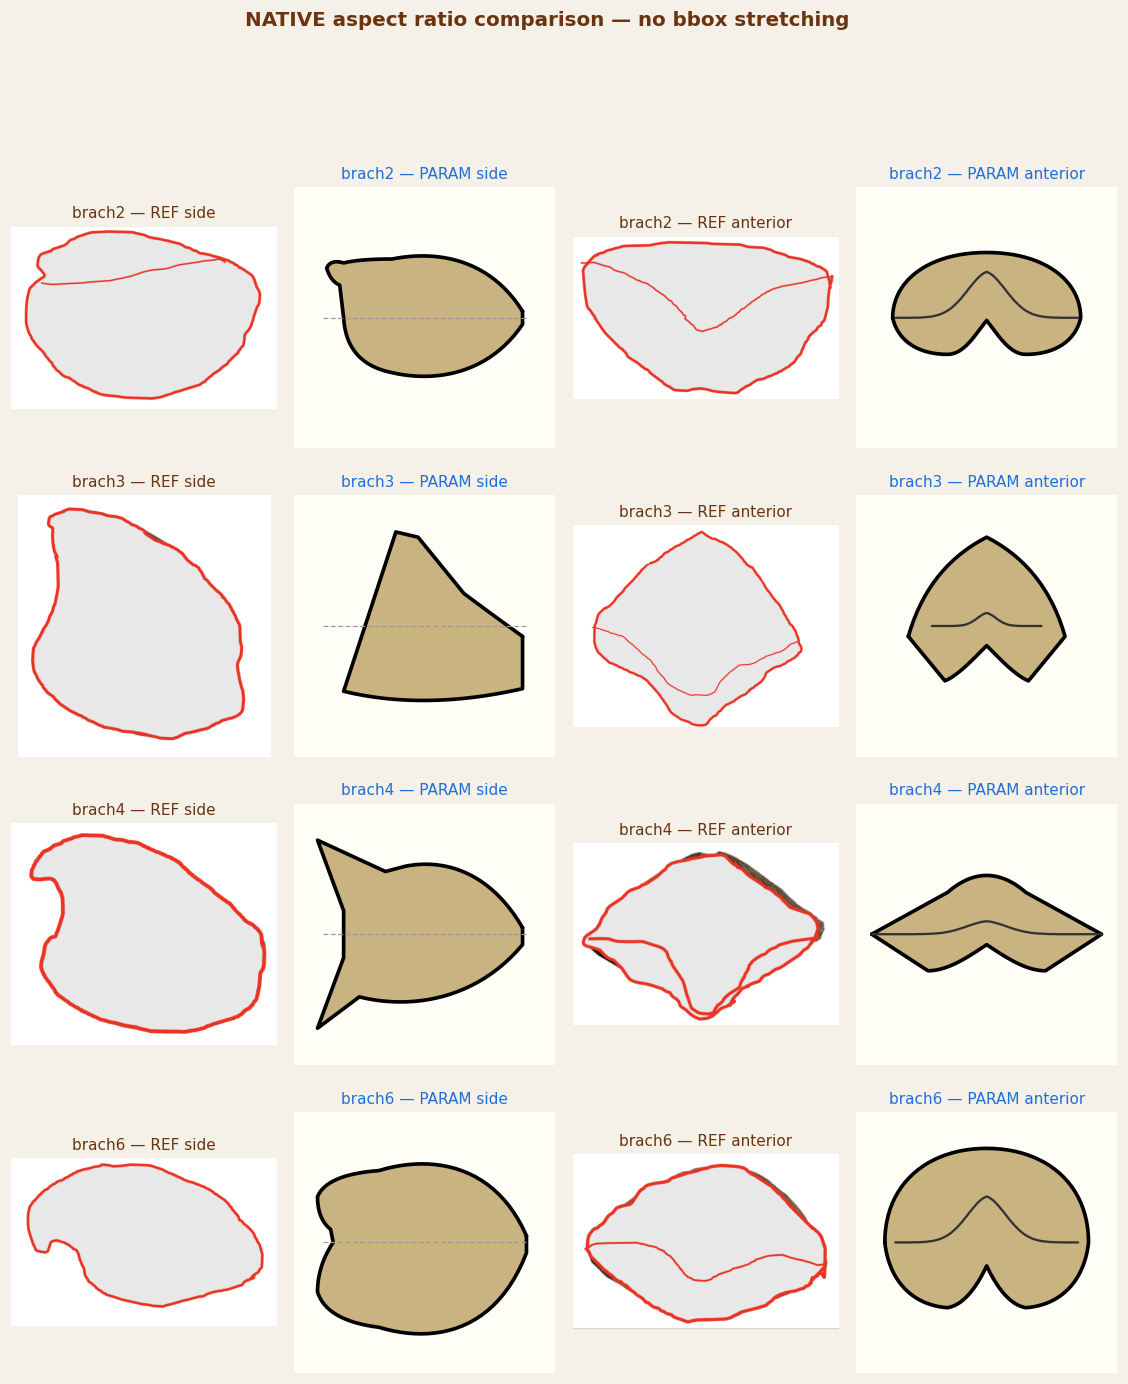

The script that saved this image:
#!/usr/bin/env python3
"""Native-scale side-by-side comparison: reference outline next to PARAM
silhouette at their TRUE aspect ratios (no bbox-rescaling stretch).

This complements diagnostic_grid.py — that file scales PARAM bbox →
reference bbox, which masks aspect-ratio changes in the PARAM. This
file draws each panel in a square axis with the shape centered, so the
ACTUAL aspect ratio of the PARAM silhouette is preserved and visible.

Output: data/fit_harness/diagnostic_native.png
"""
import os, sys
import numpy as np
import matplotlib
matplotlib.use("Agg")
import matplotlib.pyplot as plt
from PIL import Image
sys.path.insert(0, os.path.join(os.path.dirname(__file__), "..", "visualizer_test"))
from render import draw_svg
from diagnostic_overlay import SPECIMENS, gen_svgs

HERE = os.path.dirname(os.path.abspath(__file__))
REF_DIR = os.path.join(HERE, "reference_outlines")


def reference_outline_path(brach_name, view):
    import glob
    hits = glob.glob(os.path.join(REF_DIR, f"{brach_name}_*_{view}.png"))
    return hits[0] if hits else None


def draw_ref_outline(ax, path):
    """Show reference PNG (red outline on white) centered with native aspect."""
    img = Image.open(path)
    arr = np.asarray(img.convert("RGBA"))
    ax.imshow(arr)
    ax.set_aspect("equal")
    ax.set_xticks([]); ax.set_yticks([])
    for s in ax.spines.values(): s.set_visible(False)


def draw_native_param(ax, svg_path):
    """Render PARAM SVG using its native 200x200 viewBox — preserves aspect."""
    ax.set_facecolor("#fffef7")
    draw_svg(ax, svg_path)


def main():
    svg_dir = os.path.join(HERE, "_diagnostic_svgs")
    gen_svgs([
        dict(id=sp["name"], answers=sp["answers"],
             taxon_key=sp.get("taxon_key"))
        for sp in SPECIMENS
    ], svg_dir)

    # Filter to brachs that have reference outlines (the comparison is
    # only meaningful when we have a hand-drawn reference)
    rows = []
    for sp in SPECIMENS:
        side_ref = reference_outline_path(sp["name"], "side")
        ant_ref = reference_outline_path(sp["name"], "anterior")
        if side_ref or ant_ref:
            rows.append(dict(sp=sp, side_ref=side_ref, ant_ref=ant_ref))

    n = len(rows)
    if n == 0:
        print("No reference outlines found. Add to reference_outlines/ first.")
        return

    # 4 columns: side ref, side param, ant ref, ant param
    fig, axes = plt.subplots(n, 4, figsize=(13, 3.5 * n),
                              gridspec_kw=dict(wspace=0.06, hspace=0.18))
    if n == 1:
        axes = [axes]

    for r, row in enumerate(rows):
        sp = row["sp"]
        side_ref = row["side_ref"]; ant_ref = row["ant_ref"]
        if side_ref:
            draw_ref_outline(axes[r][0], side_ref)
        else:
            axes[r][0].text(0.5, 0.5, "(no side ref)", ha="center", va="center", transform=axes[r][0].transAxes)
            axes[r][0].set_xticks([]); axes[r][0].set_yticks([])
        axes[r][0].set_title(f"{sp['name']} — REF side", fontsize=10, color="#6b3410")

        side_svg = os.path.join(svg_dir, f"{sp['name']}_side.svg")
        if os.path.exists(side_svg):
            draw_native_param(axes[r][1], side_svg)
        axes[r][1].set_title(f"{sp['name']} — PARAM side", fontsize=10, color="#1e6fd9")

        if ant_ref:
            draw_ref_outline(axes[r][2], ant_ref)
        else:
            axes[r][2].text(0.5, 0.5, "(no anterior ref)", ha="center", va="center", transform=axes[r][2].transAxes)
            axes[r][2].set_xticks([]); axes[r][2].set_yticks([])
        axes[r][2].set_title(f"{sp['name']} — REF anterior", fontsize=10, color="#6b3410")

        ant_svg = os.path.join(svg_dir, f"{sp['name']}_front.svg")
        if os.path.exists(ant_svg):
            draw_native_param(axes[r][3], ant_svg)
        axes[r][3].set_title(f"{sp['name']} — PARAM anterior", fontsize=10, color="#1e6fd9")

    fig.suptitle("NATIVE aspect ratio comparison — no bbox stretching",
                  fontsize=13, color="#6b3410", fontweight="bold", y=0.995)
    out = os.path.join(HERE, "diagnostic_native.png")
    fig.savefig(out, dpi=110, bbox_inches="tight", facecolor="#f5f1e8")
    plt.close(fig)
    print("Wrote", out)


if __name__ == "__main__":
    main()
